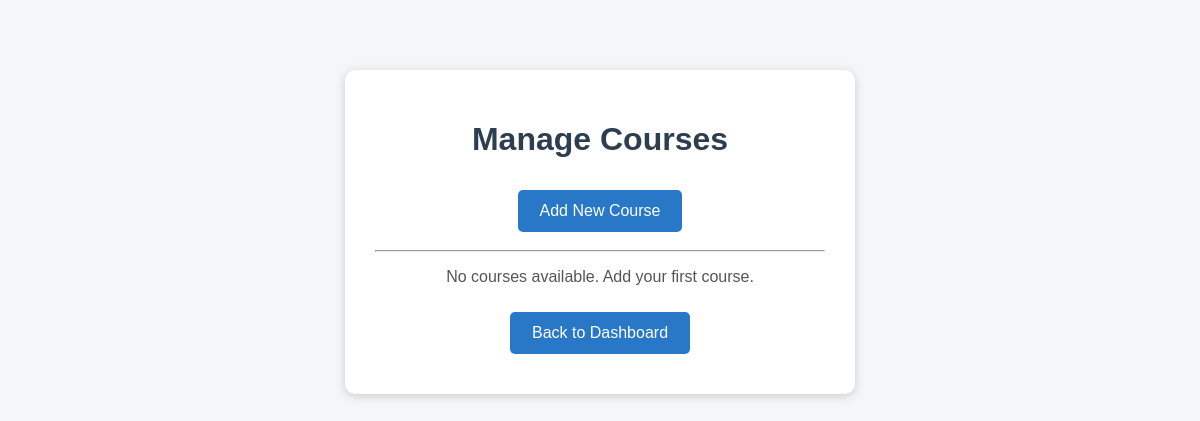
The page /admin/courses (signed in) on the database as committed earlier.
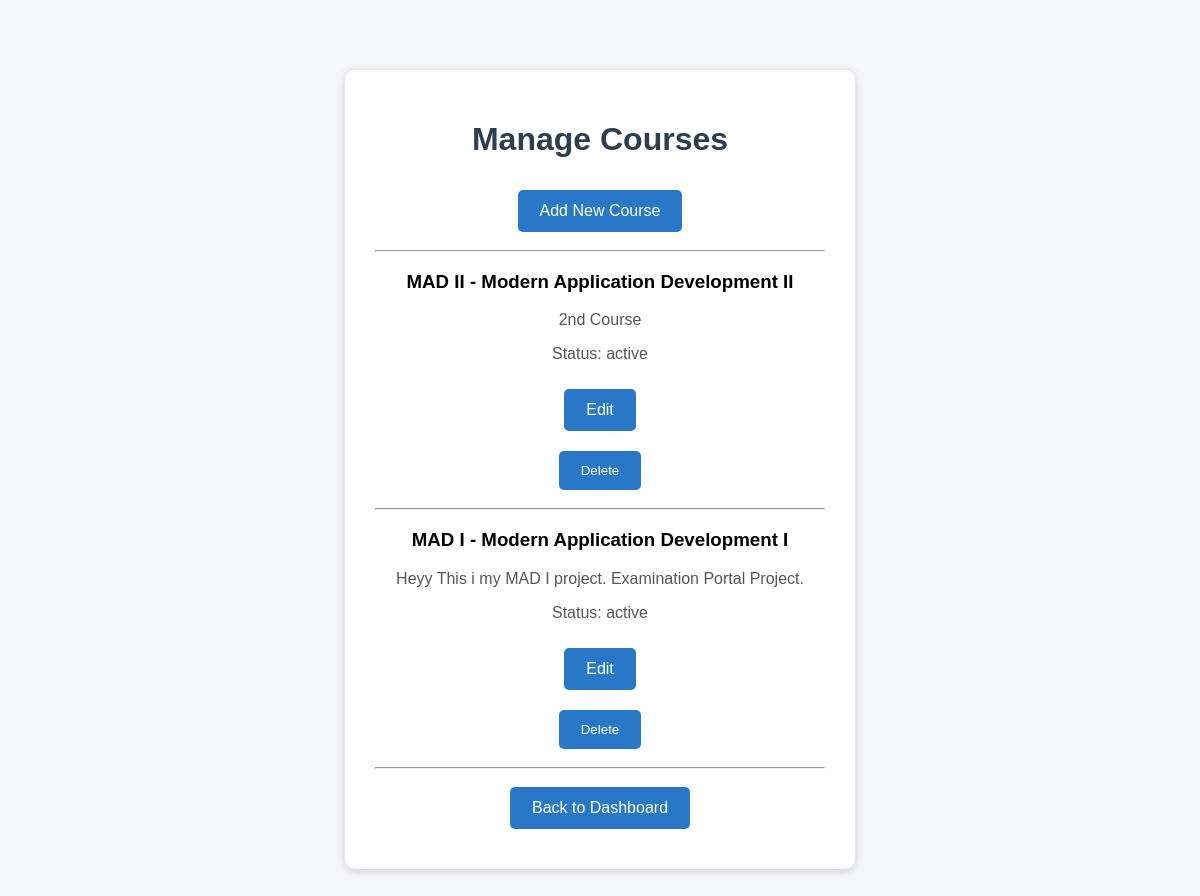
The same page on the database as committed later.
### tables this page shows
CREATE TABLE courses (
            id INTEGER PRIMARY KEY AUTOINCREMENT,
            course_code TEXT UNIQUE NOT NULL,
            course_name TEXT NOT NULL,
            description TEXT,
            status TEXT DEFAULT 'active'
        );

### app.py (the view)
@app.route("/admin/courses")
def admin_courses():
    if not is_admin():
        return redirect(url_for("login"))
    conn = get_db_connection()
    courses = conn.execute(
        "SELECT * FROM courses ORDER BY id DESC"
    ).fetchall()
    conn.close()
    return render_template(
        "admin/courses.html",
        courses=courses
    )

### app.py (called while the page is built)
def is_admin():
    return "user_id" in session and session.get("role") == "admin"

### database.py (called while the page is built)
def get_db_connection():
    conn = sqlite3.connect(DATABASE)
    conn.execute("PRAGMA foregin_key = ON") # Foregin keys ko enable karta hai yeh
    conn.row_factory = sqlite3.Row # row ko dictonary ki thara acces kar sakta hai
    return conn

### templates/admin/courses.html (shortened to what this page needs)
<!DOCTYPE html>
<html>
<head>
    <link rel="stylesheet"
    href="{{ url_for('static', filename='style.css') }}">
</head>
<body>
    <div class="container">
        <h1>Manage Courses</h1>
        <a href="/admin/courses/add" class="btn">
            Add New Course
        </a>
        <hr>
        {% if courses %}
            {% for course in courses %}
                <h3>{{ course["course_code"] }} - {{ course["course_name"] }}</h3>
                <p>{{ course["description"] }}</p>
                <p>Status: {{ course["status"] }}</p>
                <a href="/admin/courses/edit/{{ course['id'] }}"
                   class="btn">
                    Edit
                </a>
                <form method="POST"
                      action="/admin/courses/delete/{{ course['id'] }}">
                    <button type="submit">
                        Delete
                    </button>
                </form>
                <hr>
            {% endfor %}
        {% else %}
            <p>No courses available. Add your first course.</p>
        {% endif %}
        <a href="/admin/dashboard" class="btn">
            Back to Dashboard
        </a>
    </div>
</body>
</html>

Rows that differ between the two databases and show on the page:
added courses: course_code "MAD II", course_name "Modern Application Development II", description "2nd Course", status "active"
added courses: course_code "MAD I", course_name "Modern Application Development I", description "Heyy This i my MAD I project. Examination Portal Project.", status "active"
Other text that changed with them:
text no longer shown: "No courses available. Add your first course."
